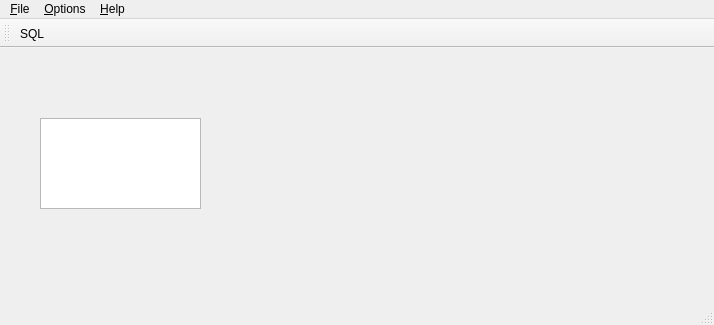
<?xml version="1.0" encoding="UTF-8"?>
<ui version="4.0">
 <class>MainWindow</class>
 <widget class="QMainWindow" name="MainWindow">
  <property name="geometry">
   <rect>
    <x>0</x>
    <y>0</y>
    <width>714</width>
    <height>325</height>
   </rect>
  </property>
  <property name="windowTitle">
   <string/>
  </property>
  <widget class="QWidget" name="centralWidget">
   <widget class="QWidget" name="contentWidget" native="true">
    <property name="geometry">
     <rect>
      <x>380</x>
      <y>50</y>
      <width>115</width>
      <height>50</height>
     </rect>
    </property>
    <layout class="QVBoxLayout" name="verticalLayout">
     <property name="leftMargin">
      <number>0</number>
     </property>
     <property name="topMargin">
      <number>0</number>
     </property>
     <property name="rightMargin">
      <number>0</number>
     </property>
     <property name="bottomMargin">
      <number>0</number>
     </property>
    </layout>
   </widget>
   <widget class="QTreeWidget" name="treeWidget">
    <property name="geometry">
     <rect>
      <x>40</x>
      <y>70</y>
      <width>161</width>
      <height>91</height>
     </rect>
    </property>
    <property name="rootIsDecorated">
     <bool>false</bool>
    </property>
    <attribute name="headerVisible">
     <bool>false</bool>
    </attribute>
    <column>
     <property name="text">
      <string notr="true">1</string>
     </property>
    </column>
   </widget>
  </widget>
  <widget class="QMenuBar" name="menuBar">
   <property name="geometry">
    <rect>
     <x>0</x>
     <y>0</y>
     <width>714</width>
     <height>26</height>
    </rect>
   </property>
   <widget class="QMenu" name="menu_File">
    <property name="title">
     <string>&amp;File</string>
    </property>
    <addaction name="actionFileExit"/>
   </widget>
   <widget class="QMenu" name="menu_Help">
    <property name="title">
     <string>&amp;Help</string>
    </property>
    <addaction name="actionHelpAbout"/>
   </widget>
   <widget class="QMenu" name="menu_Options">
    <property name="title">
     <string>&amp;Options</string>
    </property>
    <addaction name="actionOptionsSettings"/>
   </widget>
   <addaction name="menu_File"/>
   <addaction name="menu_Options"/>
   <addaction name="menu_Help"/>
  </widget>
  <widget class="QToolBar" name="mainToolBar">
   <attribute name="toolBarArea">
    <enum>TopToolBarArea</enum>
   </attribute>
   <attribute name="toolBarBreak">
    <bool>false</bool>
   </attribute>
   <addaction name="actionSqlScript"/>
  </widget>
  <widget class="QStatusBar" name="statusBar"/>
  <action name="actionFileExit">
   <property name="icon">
    <iconset resource="../res/resource.qrc">
     <normaloff>:/images/file-exit.png</normaloff>:/images/file-exit.png</iconset>
   </property>
   <property name="text">
    <string>&amp;Exit</string>
   </property>
  </action>
  <action name="actionHelpAbout">
   <property name="icon">
    <iconset resource="../res/resource.qrc">
     <normaloff>:/images/help-about.png</normaloff>:/images/help-about.png</iconset>
   </property>
   <property name="text">
    <string>&amp;About</string>
   </property>
  </action>
  <action name="actionSqlScript">
   <property name="enabled">
    <bool>true</bool>
   </property>
   <property name="icon">
    <iconset resource="../res/resource.qrc">
     <normaloff>:/icons/script.png</normaloff>:/icons/script.png</iconset>
   </property>
   <property name="text">
    <string>SQL</string>
   </property>
  </action>
  <action name="actionOptionsSettings">
   <property name="icon">
    <iconset resource="../res/resource.qrc">
     <normaloff>:/images/options-settings.png</normaloff>:/images/options-settings.png</iconset>
   </property>
   <property name="text">
    <string>&amp;Settings</string>
   </property>
  </action>
 </widget>
 <layoutdefault spacing="6" margin="11"/>
 <resources>
  <include location="../res/resource.qrc"/>
 </resources>
 <connections/>
</ui>
